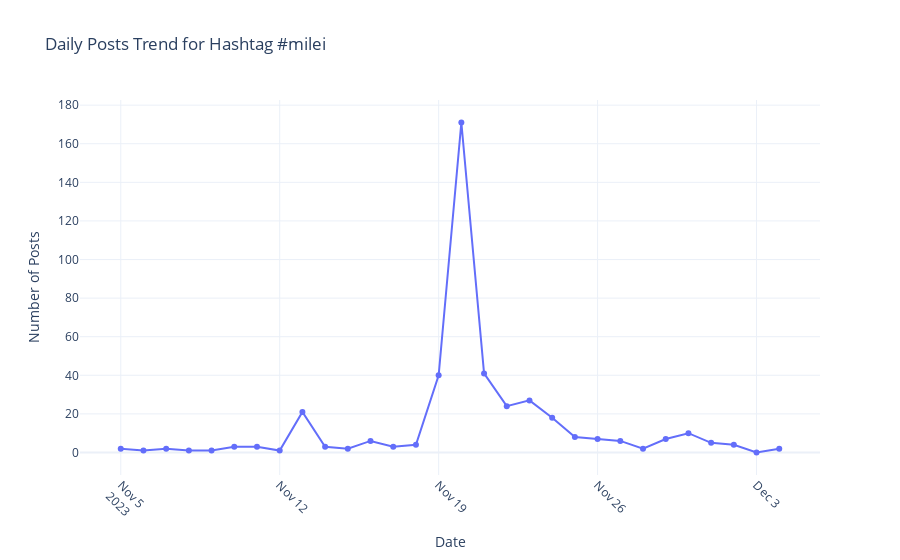

The cell this chart's notebook holds for it:
### Code cell
# # Convert 'created_at' column to datetime
# df_milei['created_at'] = pd.to_datetime(df_milei['created_at'])

# # Resample to get daily counts
# daily_counts = df_milei.resample('D', on='created_at').count()

# Create Plotly figure
fig = go.Figure()

# Add scatter (line plot) to the figure
fig.add_trace(go.Scatter(x=daily_counts.index, 
                         y=daily_counts['id'], 
                         mode='lines+markers', 
                         name='posts'))

# Update title and axis 
fig.update_layout(
    title='Daily Posts Trend for Hashtag #milei',
    xaxis_title='Date',
    yaxis_title='Number of Posts',
    xaxis=dict(tickangle=45),
    template="plotly_white"  
)

fig.show()

### Figure 1 — Plotly figure (JSON) as saved in the notebook; plotly's stock layout.template omitted (floating-point values rounded to 4 significant figures)
{"data": [{"mode": "lines+markers", "name": "posts", "type": "scatter", "x": ["2023-11-05T00:00:00+00:00", "2023-11-06T00:00:00+00:00", "2023-11-07T00:00:00+00:00", "2023-11-08T00:00:00+00:00", "2023-11-09T00:00:00+00:00", "2023-11-10T00:00:00+00:00", "2023-11-11T00:00:00+00:00", "2023-11-12T00:00:00+00:00", "2023-11-13T00:00:00+00:00", "2023-11-14T00:00:00+00:00", "2023-11-15T00:00:00+00:00", "2023-11-16T00:00:00+00:00", "2023-11-17T00:00:00+00:00", "2023-11-18T00:00:00+00:00", "2023-11-19T00:00:00+00:00", "2023-11-20T00:00:00+00:00", "2023-11-21T00:00:00+00:00", "2023-11-22T00:00:00+00:00", "2023-11-23T00:00:00+00:00", "2023-11-24T00:00:00+00:00", "2023-11-25T00:00:00+00:00", "2023-11-26T00:00:00+00:00", "2023-11-27T00:00:00+00:00", "2023-11-28T00:00:00+00:00", "2023-11-29T00:00:00+00:00", "2023-11-30T00:00:00+00:00", "2023-12-01T00:00:00+00:00", "2023-12-02T00:00:00+00:00", "2023-12-03T00:00:00+00:00", "2023-12-04T00:00:00+00:00"], "y": [2, 1, 2, 1, 1, 3, 3, 1, 21, 3, 2, 6, 3, 4, 40, 171, 41, 24, 27, 18, 8, 7, 6, 2, 7, 10, 5, 4, 0, 2]}], "layout": {"autosize": true, "title": {"text": "Daily Posts Trend for Hashtag #milei"}, "xaxis": {"autorange": true, "range": ["2023-11-03 05:52:55.8658", "2023-12-05 18:07:04.1342"], "tickangle": 45, "title": {"text": "Date"}, "type": "date"}, "yaxis": {"autorange": true, "range": [-14.28, 185.3], "title": {"text": "Number of Posts"}, "type": "linear"}}}
